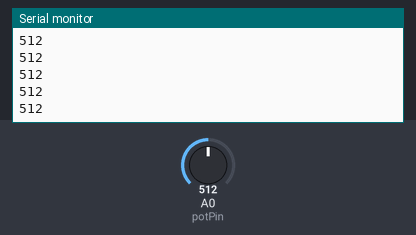
Recording of a sketch running on a simulated Arduino Uno, built with avr-gcc and run on an emulated ATmega328P. Shown: the last lines printed to the serial monitor. The inputs (shaded band) are chosen by the test bench; at power-on: A0 (potPin) = 512.

Above: at 1.2 s.
1.3 s: A0 (potPin) set to 716
At 1.31 s:
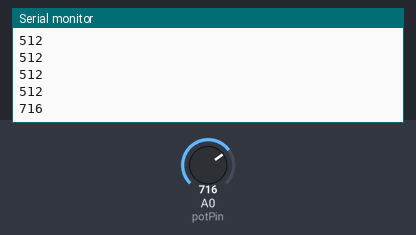
2.8 s: A0 (potPin) set to 900
At 2.82 s:
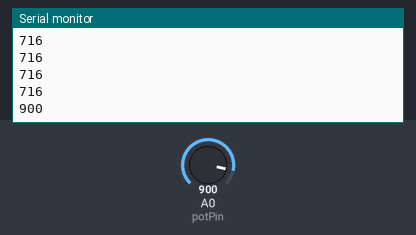
Timing chart, 0 to 5.8 s (numbered marks = the images above; inputs shaded):
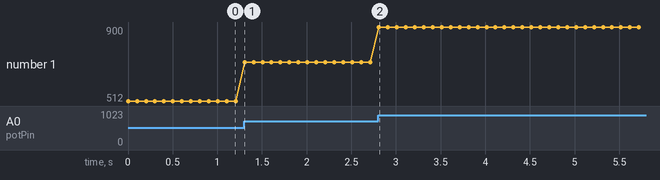

The sketch:

CAN_send.ino
```cpp
// CAN Send Example
//

#include <mcp_can.h>
#include <SPI.h>

MCP_CAN CAN0(10);     // Set CS to pin 10

unsigned long n = 172;

unsigned int potPin = 0;
const int potDataSize = 2;
int tempPotData = 0;
byte potData[potDataSize];

void setup()
{
  Serial.begin(115200);

  // Initialize MCP2515 running at 16MHz with a baudrate of 500kb/s and the masks and filters disabled.
  if(CAN0.begin(MCP_ANY, CAN_1000KBPS, MCP_16MHZ) == CAN_OK) Serial.println("MCP2515 Initialized Successfully!");
  else Serial.println("Error Initializing MCP2515...");

  CAN0.setMode(MCP_NORMAL);   // Change to normal mode to allow messages to be transmitted
}

void loop()
{

  tempPotData = analogRead(potPin);

  potData[0] = (tempPotData >> 8) & 255; //convert the int into a byte array
  potData[1] = tempPotData & 255;
  Serial.println((potData[0])*256+(potData[1]));

  byte sndStat = CAN0.sendMsgBuf(0x100, 0, potDataSize, potData);
  if(sndStat == CAN_OK){
    //Serial.println("Message Sent Successfully!");
  } else {
    Serial.println("Error Sending Message...");
  }
  delay(100);   // send data per 100ms
}

/*********************************************************************************************************
  END FILE
*********************************************************************************************************/
```

Measured:
- after the input at 1.3 s, the serial monitor: prints a new line at once (image 1)
- after the input at 2.8 s, the serial monitor: prints a new line at once (image 2)
- plotted number 1: 512 → 716 after the input at 1.3 s, 716 → 900 after the input at 2.8 s
